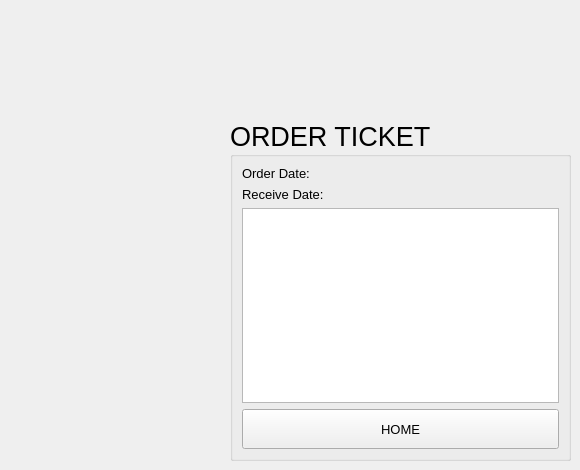
    <widget class="QWidget" name="page_11">
     <widget class="QGroupBox" name="groupBox_4">
      <property name="geometry">
       <rect>
        <x>230</x>
        <y>120</y>
        <width>341</width>
        <height>341</height>
       </rect>
      </property>
      <property name="font">
       <font>
        <pointsize>20</pointsize>
       </font>
      </property>
      <property name="title">
       <string>ORDER TICKET</string>
      </property>
      <layout class="QVBoxLayout" name="verticalLayout_3">
       <item>
        <widget class="QLabel" name="label_20">
         <property name="maximumSize">
          <size>
           <width>16777215</width>
           <height>20</height>
          </size>
         </property>
         <property name="font">
          <font>
           <pointsize>10</pointsize>
          </font>
         </property>
         <property name="text">
          <string>Order Date:</string>
         </property>
        </widget>
       </item>
       <item>
        <widget class="QLabel" name="label_21">
         <property name="maximumSize">
          <size>
           <width>16777215</width>
           <height>20</height>
          </size>
         </property>
         <property name="font">
          <font>
           <pointsize>10</pointsize>
          </font>
         </property>
         <property name="text">
          <string>Receive Date:</string>
         </property>
        </widget>
       </item>
       <item>
        <widget class="QTableView" name="tableView_2"/>
       </item>
       <item>
        <widget class="QPushButton" name="pushButton_33">
         <property name="minimumSize">
          <size>
           <width>0</width>
           <height>40</height>
          </size>
         </property>
         <property name="font">
          <font>
           <pointsize>10</pointsize>
          </font>
         </property>
         <property name="text">
          <string>HOME</string>
         </property>
        </widget>
       </item>
      </layout>
     </widget>
    </widget>
